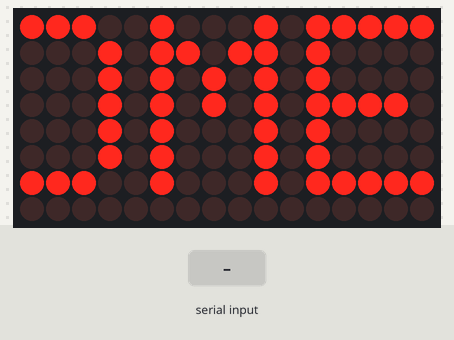
The sketch below on a simulated Arduino Uno, built with avr-gcc and run on an emulated ATmega328P. On the bench: 16×8 LED matrix. The test bench sets the inputs (shaded band). What the sketch prints to the serial monitor is not drawn.

Above: at 2.2 s.
At 4.36 s:
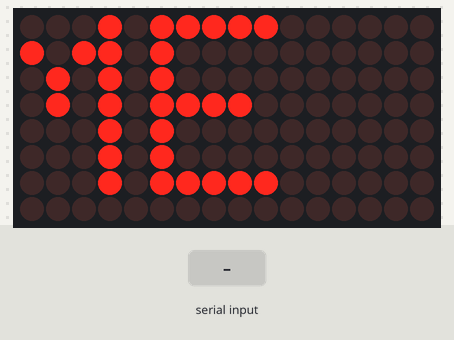
4.4 s: "0\n" received over Serial
At 6.5 s:
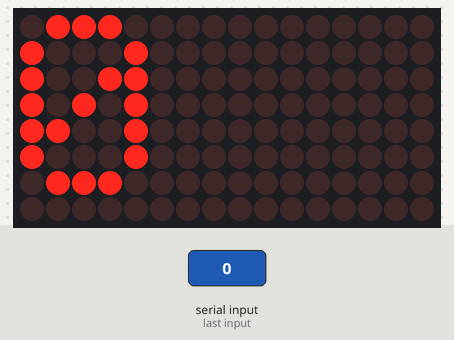

Measured:
- after the input at 4.4 s, the display: first differs from a run without the input after 0.50 s (image 2 shows a later state)
- what the display in image 0 shows lasts 2.0 s, from 2.1 s to 4.1 s

The sketch:

parola_SCROLL.ino
```cpp
// Use the Parola library to scroll text on the display
//
// Demonstrates the use of the scrolling function to display text received
// from the serial interface
//
// User can enter text on the serial monitor and this will display as a
// scrolling message on the display.
// Speed for the display is controlled by a pot on SPEED_IN analog in.
// Scrolling direction is controlled by a switch on DIRECTION_SET digital in.
// Invert ON/OFF is set by a switch on INVERT_SET digital in.
//
// UISwitch library can be found at https://github.com/MajicDesigns/MD_UISwitch
// MD_MAX72XX library can be found at https://github.com/MajicDesigns/MD_MAX72XX
//

#include <MD_Parola.h>
#include <MD_MAX72xx.h>
#include <SPI.h>

// Turn on debug statements to the serial output
#define DEBUG 0

#if DEBUG
#define PRINT(s, x) { Serial.print(F(s)); Serial.print(x); }
#define PRINTS(x) Serial.print(F(x))
#define PRINTX(x) Serial.println(x, HEX)
#else
#define PRINT(s, x)
#define PRINTS(x)
#define PRINTX(x)
#endif

// Define the number of devices we have in the chain and the hardware interface
// NOTE: These pin numbers will probably not work with your hardware and may
// need to be adapted
#define HARDWARE_TYPE MD_MAX72XX::GENERIC_HW
#define MAX_DEVICES 2
#define CLK_PIN   13
#define DATA_PIN  11
#define CS_PIN    10

// HARDWARE SPI
MD_Parola P = MD_Parola(HARDWARE_TYPE, CS_PIN, MAX_DEVICES);
// SOFTWARE SPI
//MD_Parola P = MD_Parola(HARDWARE_TYPE, DATA_PIN, CLK_PIN, CS_PIN, MAX_DEVICES);

uint8_t scrollSpeed = 50;    // default frame delay value
textEffect_t scrollEffect = PA_SCROLL_LEFT;
textPosition_t scrollAlign = PA_LEFT;
uint16_t scrollPause = 2000; // in milliseconds

// Global message buffers shared by Serial and Scrolling functions
#define  BUF_SIZE  75
char curMessage[BUF_SIZE] = { "" };
char newMessage[BUF_SIZE] = { "WELCOME" };
bool newMessageAvailable = true;

void readSerial(void)
{
  static char *cp = newMessage;

  while (Serial.available())
  {
    *cp = (char)Serial.read();
    if ((*cp == '\n') || (cp - newMessage >= BUF_SIZE-2)) // end of message character or full buffer
    {
      *cp = '\0'; // end the string
      // restart the index for next filling spree and flag we have a message waiting
      cp = newMessage;
      newMessageAvailable = true;
    }
    else  // move char pointer to next position
      cp++;
  }
}

void setup()
{
  Serial.begin(9600);
  Serial.print("\n[Parola Scrolling Display]\nType a message for the scrolling display\nEnd message line with a newline");

  P.begin();
  P.displayText(curMessage, scrollAlign, scrollSpeed, scrollPause, scrollEffect, scrollEffect);
}

void loop()
{
  if (P.displayAnimate())
  {
    if (newMessageAvailable)
    {
      strcpy(curMessage, newMessage);
      newMessageAvailable = false;
    }
    P.displayReset();
  }
  readSerial();
}
```
